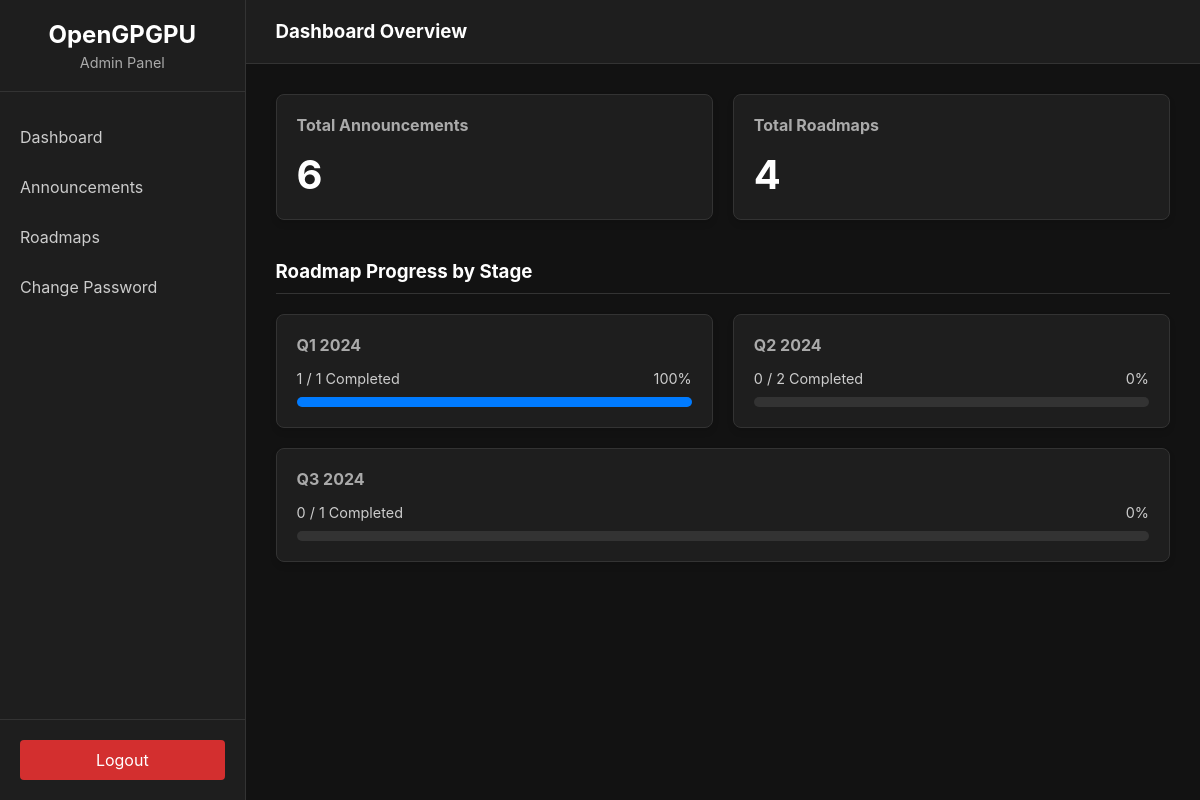
Screenshot of /admin/dashboard (signed in) with the database file from the repository.
### app/models/roadmap.py (models this page shows)
class Roadmap(BaseModel):
    __tablename__ = 'roadmaps'
    title = db.Column(db.String(100), nullable=False)
    description = db.Column(db.Text, nullable=True)
    stage = db.Column(db.String(50), nullable=False) # e.g., 'Q1 2024', 'Q2 2024'
    status = db.Column(db.String(20), default='pending') # pending, in_progress, completed
    order = db.Column(db.Integer, default=0)

### app/views/admin.py (the view)
@admin_bp.route('/dashboard')
@login_required
def dashboard():
    from app.services.roadmap_service import RoadmapService
    announcements = AnnouncementService.get_all()
    total_announcements = len(announcements)
    roadmaps_grouped = RoadmapService.get_all_roadmap_grouped()
    roadmap_stats = {}
    total_roadmaps = 0
    for stage, items in roadmaps_grouped.items():
        total_roadmaps += len(items)
        completed = sum(1 for item in items if item.status == 'completed')
        roadmap_stats[stage] = {
            'total': len(items),
            'completed': completed,
            'progress': int((completed / len(items)) * 100) if len(items) > 0 else 0
        }
    return render_template('admin/dashboard.html',
                           total_announcements=total_announcements,
                           total_roadmaps=total_roadmaps,
                           roadmap_stats=roadmap_stats)

### app/__init__.py (called while the page is built)
def create_app(config_name='default'):
    app = Flask(__name__)
    app.config.from_object(config[config_name])
    db.init_app(app)
    bcrypt.init_app(app)
    login_manager.init_app(app)
    @login_manager.user_loader
    def load_user(user_id):
        from app.dao.admin_dao import AdminDAO
        return AdminDAO.get_by_id(int(user_id))
    from app.views.frontend import frontend_bp
    from app.views.admin import admin_bp
    app.register_blueprint(frontend_bp)
    app.register_blueprint(admin_bp)
    return app

### app/dao/base_dao.py (called while the page is built)
    @classmethod
    def get_by_id(cls, id):
        return db.session.get(cls.model, id)

    @classmethod
    def get_all(cls):
        return db.session.query(cls.model).all()

### app/dao/roadmap_dao.py (called while the page is built)
    @classmethod
    def get_all_ordered(cls):
        return db.session.query(cls.model).order_by(cls.model.stage, cls.model.order).all()

### app/services/announcement_service.py (called while the page is built)
    @staticmethod
    def get_all():
        return AnnouncementDAO.get_all()

### app/services/roadmap_service.py (called while the page is built)
    @staticmethod
    def get_all_roadmap_grouped():
        items = RoadmapDAO.get_all_ordered()
        grouped = {}
        for item in items:
            if item.stage not in grouped:
                grouped[item.stage] = []
            grouped[item.stage].append(item)
        return grouped

### app/templates/admin/dashboard.html (shortened to what this page needs)
{% extends "admin/base.html" %}
{% block header %}Dashboard Overview{% endblock %}
{% block content %}
<div class="dashboard-cards">
    <div class="card">
        <h4>Total Announcements</h4>
        <div class="card-value">{{ total_announcements }}</div>
    </div>
    <div class="card">
        <h4>Total Roadmaps</h4>
        <div class="card-value">{{ total_roadmaps }}</div>
    </div>
</div>
<h3 class="section-title">Roadmap Progress by Stage</h3>
<div class="dashboard-cards">
    {% for stage, stat in roadmap_stats.items() %}
    <div class="card">
        <h4>{{ stage|capitalize }}</h4>
        <div class="progress-info">
            <span>{{ stat.completed }} / {{ stat.total }} Completed</span>
            <span class="progress-percent">{{ stat.progress }}%</span>
        </div>
        <div class="progress-bar-bg">
            <div class="progress-bar-fill" style="width: {{ stat.progress }}%;"></div>
        </div>
    </div>
    {% else %}
    <p>No roadmaps data available.</p>
    {% endfor %}
</div>
{% endblock %}

### app/static/css/admin.css (style rules this page uses)
body { margin: 0; font-family: -apple-system, BlinkMacSystemFont, "Segoe UI", Roboto, Helvetica, Arial, sans-serif; background-color: #121212; color: #e0e0e0; }
.dashboard-cards { display: flex; gap: 20px; flex-wrap: wrap; margin-bottom: 30px; }
.card { background-color: #1e1e1e; border: 1px solid #333; border-radius: 8px; padding: 20px; flex: 1; min-width: 250px; box-shadow: 0 4px 6px rgba(0,0,0,0.1); }
.card h4 { margin-top: 0; color: #aaa; font-size: 1rem; margin-bottom: 15px; }
.card-value { font-size: 2.5rem; font-weight: bold; color: #fff; }
.section-title { margin-top: 40px; margin-bottom: 20px; color: #fff; border-bottom: 1px solid #333; padding-bottom: 10px; }
.progress-info { display: flex; justify-content: space-between; margin-bottom: 10px; font-size: 0.9rem; color: #ccc; }
.progress-bar-bg { height: 10px; background-color: #333; border-radius: 5px; overflow: hidden; }
.progress-bar-fill { height: 100%; background-color: #007bff; }

### rows the page displays
Roadmap: stage "Q1 2024", completed "1", total "1", progress "100"
Roadmap: stage "Q2 2024", completed "0", total "2", progress "0"
Roadmap: stage "Q3 2024", completed "0", total "1", progress "0"

### other values shown
{{ total_announcements }} "6"
{{ total_roadmaps }} "4"
